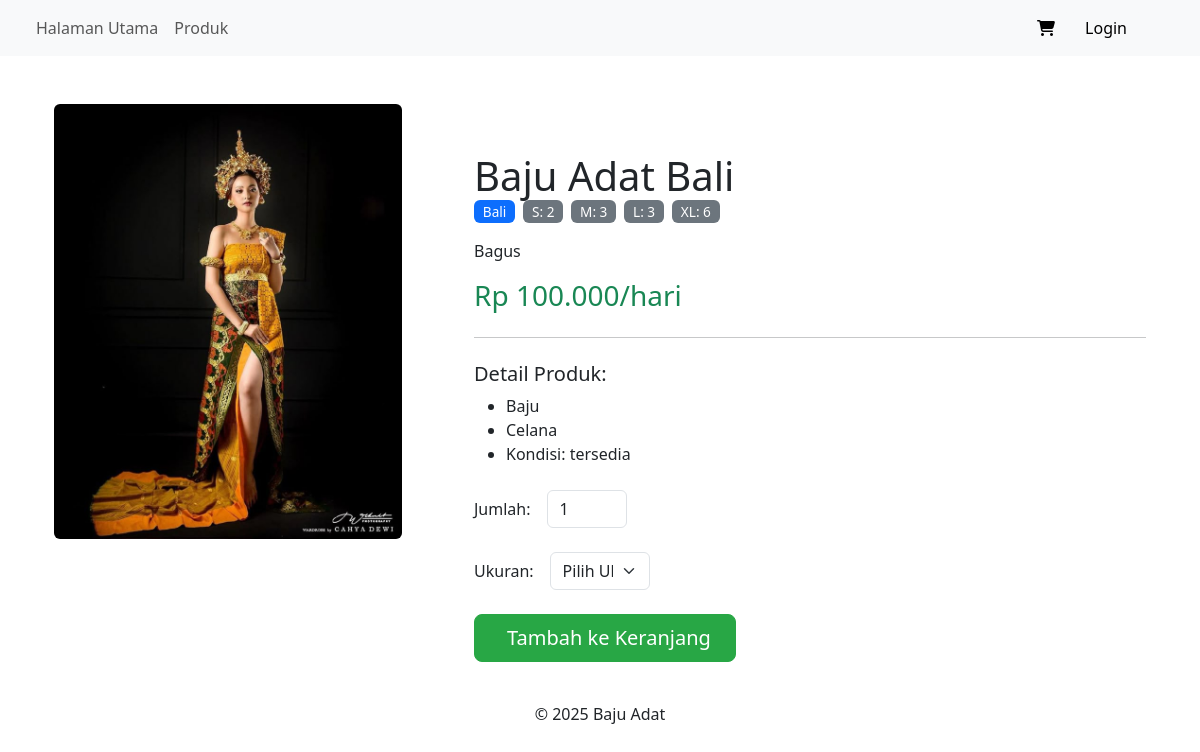
/detail.php?id=8, run on the app's committed database.
### tables this page shows
CREATE TABLE `produk_222145` (
  `produk_id_222145` int(11) NOT NULL,
  `nama_produk_222145` varchar(100) NOT NULL,
  `deskripsi_222145` text DEFAULT NULL,
  `kategori_222145` varchar(50) NOT NULL,
  `harga_sewa_222145` decimal(10,2) NOT NULL,
  `gambar_222145` varchar(255) DEFAULT NULL,
  `kelengkapan_222145` text NOT NULL,
  `status_222145` enum('tersedia','tidak tersedia') DEFAULT 'tersedia'
);

### detail.php (the view, shortened to what this page needs)
<?php
include 'partials/header.php';
$produk_id = $_GET['id'] ?? 0;
$query = "SELECT p.*,
                 GROUP_CONCAT(CONCAT(u.ukuran_222145, ':', u.stok_222145)) AS stok_ukuran
          FROM produk_222145 p
          LEFT JOIN ukuran_produk_222145 u ON p.produk_id_222145 = u.produk_id_222145
          WHERE p.produk_id_222145 = $produk_id
          GROUP BY p.produk_id_222145";
$result = mysqli_query($koneksi, $query);
$produk = mysqli_fetch_assoc($result);
?>
<section class="container mt-5">
    <div class="row">
        <div class="col-md-4">
            <div class="mb-4">
                <img src="admin/bajuadat/<?= htmlspecialchars($produk['gambar_222145'] ?? 'img/kebaya.png') ?>" class="card-img-top img-fluid rounded" alt="<?= htmlspecialchars($produk['nama_produk_222145']) ?>">
            </div>
        </div>
        <div class="col-md-8">
            <div class="mb-4 mt-md-5">
                <div class="card-body ms-md-5">
                    <h1 class="card-title"><?= htmlspecialchars($produk['nama_produk_222145']) ?></h1>
                    <div class="d-flex align-items-center mb-3">
                        <span class="badge bg-primary me-2"><?= htmlspecialchars($produk['kategori_222145']) ?></span>
                        <?php
                        if(!empty($produk['stok_ukuran'])) {
                            $stok_ukuran = explode(",", $produk['stok_ukuran']);
                            foreach($stok_ukuran as $stok) {
                                list($ukuran, $jumlah) = explode(":", $stok);
                                echo "<span class='badge bg-secondary me-2'>$ukuran: $jumlah</span>";
                            }
                        } else {
                            echo "<small class='text-muted'>Stok kosong</small>";
                        }
                        ?>
                    </div>
                    <p class="card-text mt-2">
                        <?= htmlspecialchars($produk['deskripsi_222145']) ?>
                    </p>
                    <div class="mb-4">
                        <h3 class="text-success">Rp <?= number_format($produk['harga_sewa_222145'], 0, ',', '.') ?>/hari</h3>
                    </div>
                    <hr>
                    <h5 class="mt-4">Detail Produk:</h5>
                    <ul>
                        <?php
                        $kelengkapan = explode(",", $produk['kelengkapan_222145']);
                        foreach($kelengkapan as $item):
                            if(trim($item)): ?>
                                <li><?= htmlspecialchars(trim($item)) ?></li>
                            <?php endif;
                        endforeach; ?>
                        <li>Kondisi: <?= htmlspecialchars($produk['status_222145']) ?></li>
                    </ul>
                    <form class="mt-4" method="post">
                        <div class="row g-3 align-items-center">
                                <div class="col-auto">
                                    <label for="jumlah" class="col-form-label">Jumlah:</label>
                                </div>
                                <div class="col-auto">
                                    <input type="number" class="form-control" id="jumlah" name="jumlah" min="1" max="10" value="1" style="width: 80px;" required>
                                </div>
                            </div>
                        <div class="row g-3 align-items-center mt-2">
                            <div class="col-auto">
                                <label for="ukuran" class="col-form-label">Ukuran:</label>
                            </div>
                            <div class="col-auto">
                                <select class="form-select" id="ukuran" name="ukuran" style="width: 100px;" required>
                                    <option value="">Pilih Ukuran</option>
                                </select>
                            </div>
                        </div>
                        <div class="mt-4">
                            <button type="submit" name="add_to_cart" class="btn btn-success btn-lg px-4" <?= (empty($produk['stok_ukuran'])) ? 'disabled' : '' ?>>
                                <i class="bi bi-cart-plus me-2"></i> Tambah ke Keranjang
                            </button>
                        </div>
                    </form>
                </div>
            </div>
        </div>
    </div>
</section>
<?php include 'partials/footer.php'; ?>

### detail.php (style rules this page uses)
.card-img-top { border-radius: 8px 8px 0 0; }
.btn-success { background-color: #28a745; border-color: #28a745; }
.badge { font-size: 0.85rem; padding: 0.35em 0.65em; font-weight: 500; }
.badge.bg-secondary { background-color: #6c757d !important; }

### data on the page
produk_222145: gambar_222145 (picture), nama_produk_222145 "Baju Adat Bali", kategori_222145 "Bali", deskripsi_222145 "Bagus", harga_sewa_222145 "100.000", kelengkapan_222145 "Baju", kelengkapan_222145 "Celana", status_222145 "tersedia"

### other printed values
$ukuran "S"
$jumlah "2"
$ukuran "M"
$jumlah "3"
$ukuran "L"
$ukuran "XL"
$jumlah "6"
